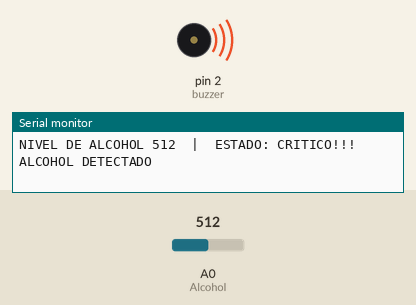
This sketch was run on a simulated Arduino Uno, built with avr-gcc and run on an emulated ATmega328P. Parts: buzzer (waves = sounding, pin HIGH), the last lines printed to the serial monitor. Inputs (shaded band) come from the test bench; at power-on: A0 (Alcohol) = 512.

Above: at 1.3 s.
1.4 s: A0 (Alcohol) set to 269
2.9 s: A0 (Alcohol) set to 247
At 4.2 s:
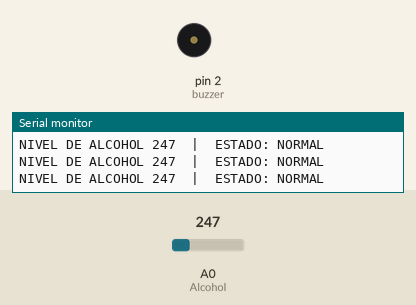
4.5 s: A0 (Alcohol) set to 270
At 5.6 s:
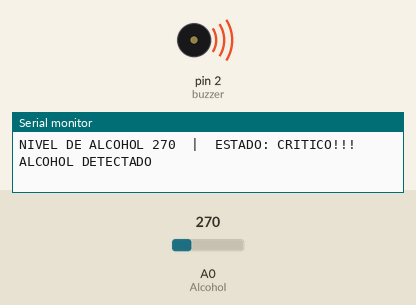
6.0 s: A0 (Alcohol) set to 250
At 6.8 s:
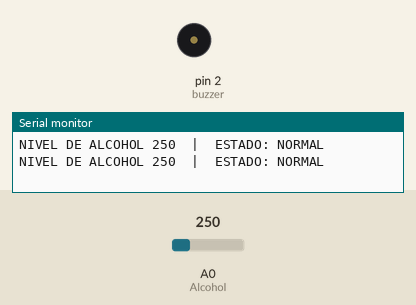
Timing chart, 0 to 8.5 s (numbered marks = the images above; inputs shaded):
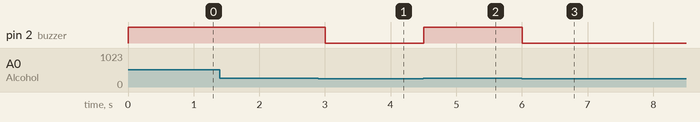

Measured:
- the behaviour switches between 261 and 260 on A0 (Alcohol) (found by bisection; images 0 and 1)
- after the input at 2.9 s, pin 2 (buzzer): HIGH → LOW after 0.11 s
- after the input at 4.5 s, pin 2 (buzzer): LOW → HIGH at once
- after the input at 6.0 s, pin 2 (buzzer): HIGH → LOW at once

The sketch:

Alcohol.ino
```cpp
#define Alcohol A0
#define buzzer 2

void setup(){
  Serial.begin(9600);

  pinMode(Alcohol, INPUT);
  pinMode(buzzer, OUTPUT);
}

void loop(){
  int NAlcohol = analogRead(Alcohol);
  Serial.print("NIVEL DE ALCOHOL ");
  Serial.print(NAlcohol);
  Serial.print("  |  ");
  Serial.print("ESTADO: ");

  if(NAlcohol > 260){
    Serial.print("CRITICO!!! ");
    Serial.println("ALCOHOL DETECTADO");
    digitalWrite(buzzer, HIGH);
  }else{
    Serial.println("NORMAL");
    digitalWrite(buzzer, LOW);
  }

  delay(500);
}
```
